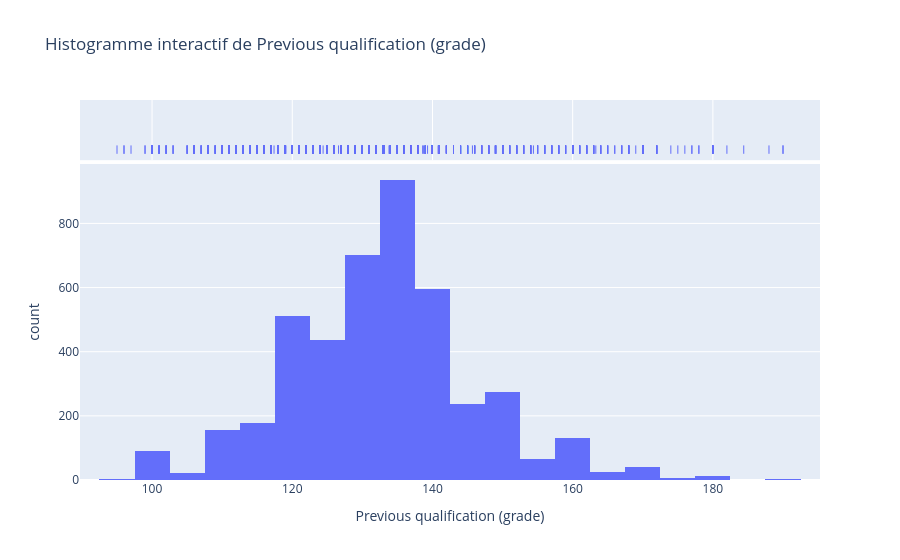
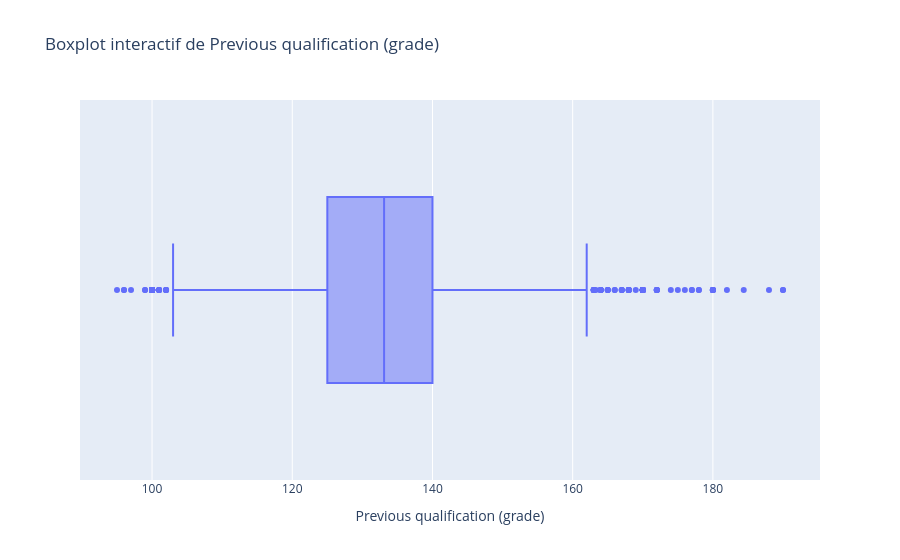
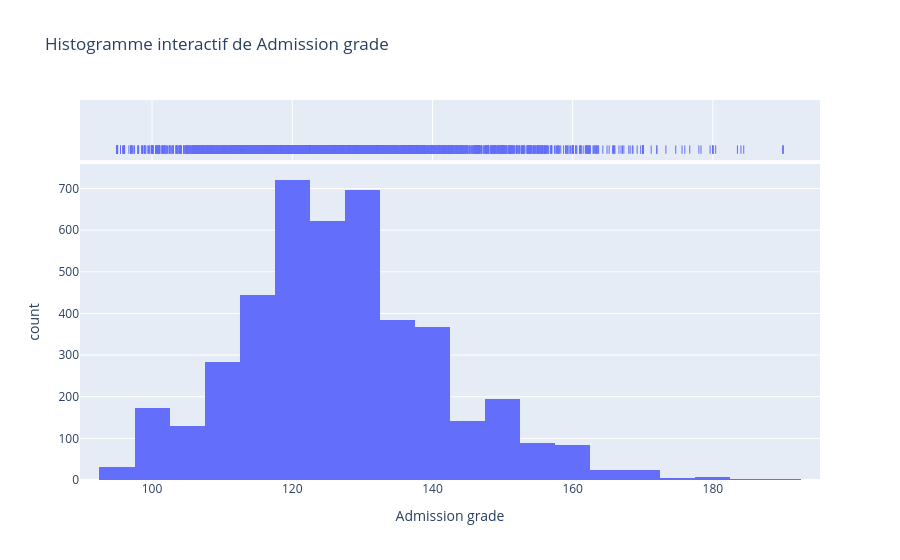
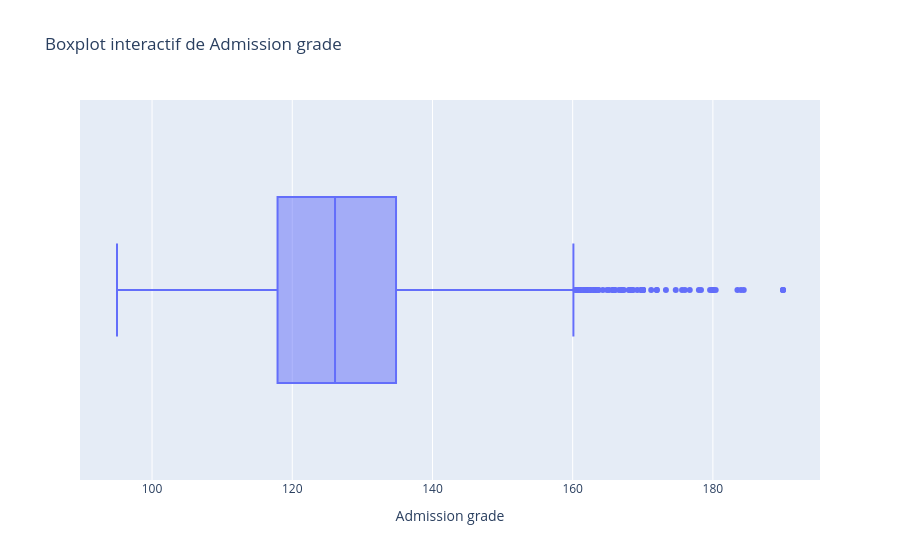

The code cell stored with these charts, in order, in its notebook:
### Code cell
import pandas as pd
import numpy as np
import plotly.express as px
from scipy.stats import shapiro, kruskal
from sklearn.preprocessing import StandardScaler
from sklearn.decomposition import PCA

for col in colonnes_continues:
    # Tableau croisé : découpage de la variable en 10 intervalles
    binned = pd.cut(df[col], bins=10)
    ctab = pd.crosstab(df['Target'], binned)
    print(f"\nCrosstab pour {col}:")
    print(ctab)
    
    # Histogramme interactif avec Plotly Express
    fig_hist = px.histogram(df, x=col, nbins=30, 
                            title=f'Histogramme interactif de {col}',
                            labels={col: col},
                            marginal="rug")  # Ajoute un rug plot pour la distribution
    fig_hist.show()
    
    # Boxplot interactif avec Plotly Express
    fig_box = px.box(df, x=col, 
                     title=f'Boxplot interactif de {col}',
                     labels={col: col})
    fig_box.show()

    
    # Test non paramétrique : Kruskal-Wallis pour comparer les groupes définis par 'Target'
    groupes = [g[col].dropna() for name, g in df.groupby('Target')]
    stat_kw, p_kw = kruskal(*groupes)
    print(f"Test de Kruskal-Wallis pour {col} entre les groupes Target : p-value = {p_kw:.5f}")
    if p_kw < 0.05:
        print("→ Il existe des différences significatives entre les groupes.")
    else:
        print("→ Aucune différence significative entre les groupes.")
    
    print("------------------------------------------------")

### Figure 1 — Plotly figure (JSON) as saved in the notebook; plotly's stock layout.template omitted (floating-point values rounded to 4 significant figures; data arrays with more than 128 entries replaced by an {"elided": "..."} marker saying what was removed)
{"data": [{"bingroup": "x", "hovertemplate": "Previous qualification (grade)=%{x}<br>count=%{y}<extra></extra>", "legendgroup": "", "marker": {"color": "#636efa", "pattern": {"shape": ""}}, "name": "", "nbinsx": 30, "orientation": "v", "showlegend": false, "type": "histogram", "x": {"elided": "4424 float values"}, "xaxis": "x", "yaxis": "y"}, {"boxpoints": "all", "fillcolor": "rgba(255,255,255,0)", "hoveron": "points", "hovertemplate": "Previous qualification (grade)=%{x}<extra></extra>", "jitter": 0, "legendgroup": "", "line": {"color": "rgba(255,255,255,0)"}, "marker": {"color": "#636efa", "symbol": "line-ns-open"}, "name": "", "showlegend": false, "type": "box", "x": {"elided": "4424 float values"}, "xaxis": "x2", "yaxis": "y2"}], "layout": {"barmode": "relative", "legend": {"tracegroupgap": 0}, "title": {"text": "Histogramme interactif de Previous qualification (grade)"}, "xaxis": {"anchor": "y", "domain": [0, 1], "title": {"text": "Previous qualification (grade)"}}, "xaxis2": {"anchor": "y2", "domain": [0, 1], "matches": "x", "showgrid": true, "showticklabels": false}, "yaxis": {"anchor": "x", "domain": [0, 0.8316], "title": {"text": "count"}}, "yaxis2": {"anchor": "x2", "domain": [0.8416, 1], "matches": "y2", "showgrid": false, "showline": false, "showticklabels": false, "ticks": ""}}}

### Figure 2 — Plotly figure (JSON) as saved in the notebook; plotly's stock layout.template omitted (floating-point values rounded to 4 significant figures; data arrays with more than 128 entries replaced by an {"elided": "..."} marker saying what was removed)
{"data": [{"alignmentgroup": "True", "hovertemplate": "Previous qualification (grade)=%{x}<extra></extra>", "legendgroup": "", "marker": {"color": "#636efa"}, "name": "", "notched": false, "offsetgroup": "", "orientation": "h", "showlegend": false, "type": "box", "x": {"elided": "4424 float values"}, "x0": " ", "xaxis": "x", "y0": " ", "yaxis": "y"}], "layout": {"boxmode": "group", "legend": {"tracegroupgap": 0}, "title": {"text": "Boxplot interactif de Previous qualification (grade)"}, "xaxis": {"anchor": "y", "domain": [0, 1], "title": {"text": "Previous qualification (grade)"}}, "yaxis": {"anchor": "x", "domain": [0, 1]}}}

### Figure 3 — Plotly figure (JSON) as saved in the notebook; plotly's stock layout.template omitted (floating-point values rounded to 4 significant figures; data arrays with more than 128 entries replaced by an {"elided": "..."} marker saying what was removed)
{"data": [{"bingroup": "x", "hovertemplate": "Admission grade=%{x}<br>count=%{y}<extra></extra>", "legendgroup": "", "marker": {"color": "#636efa", "pattern": {"shape": ""}}, "name": "", "nbinsx": 30, "orientation": "v", "showlegend": false, "type": "histogram", "x": {"elided": "4424 float values"}, "xaxis": "x", "yaxis": "y"}, {"boxpoints": "all", "fillcolor": "rgba(255,255,255,0)", "hoveron": "points", "hovertemplate": "Admission grade=%{x}<extra></extra>", "jitter": 0, "legendgroup": "", "line": {"color": "rgba(255,255,255,0)"}, "marker": {"color": "#636efa", "symbol": "line-ns-open"}, "name": "", "showlegend": false, "type": "box", "x": {"elided": "4424 float values"}, "xaxis": "x2", "yaxis": "y2"}], "layout": {"barmode": "relative", "legend": {"tracegroupgap": 0}, "title": {"text": "Histogramme interactif de Admission grade"}, "xaxis": {"anchor": "y", "domain": [0, 1], "title": {"text": "Admission grade"}}, "xaxis2": {"anchor": "y2", "domain": [0, 1], "matches": "x", "showgrid": true, "showticklabels": false}, "yaxis": {"anchor": "x", "domain": [0, 0.8316], "title": {"text": "count"}}, "yaxis2": {"anchor": "x2", "domain": [0.8416, 1], "matches": "y2", "showgrid": false, "showline": false, "showticklabels": false, "ticks": ""}}}

### Figure 4 — Plotly figure (JSON) as saved in the notebook; plotly's stock layout.template omitted (floating-point values rounded to 4 significant figures; data arrays with more than 128 entries replaced by an {"elided": "..."} marker saying what was removed)
{"data": [{"alignmentgroup": "True", "hovertemplate": "Admission grade=%{x}<extra></extra>", "legendgroup": "", "marker": {"color": "#636efa"}, "name": "", "notched": false, "offsetgroup": "", "orientation": "h", "showlegend": false, "type": "box", "x": {"elided": "4424 float values"}, "x0": " ", "xaxis": "x", "y0": " ", "yaxis": "y"}], "layout": {"boxmode": "group", "legend": {"tracegroupgap": 0}, "title": {"text": "Boxplot interactif de Admission grade"}, "xaxis": {"anchor": "y", "domain": [0, 1], "title": {"text": "Admission grade"}}, "yaxis": {"anchor": "x", "domain": [0, 1]}}}
